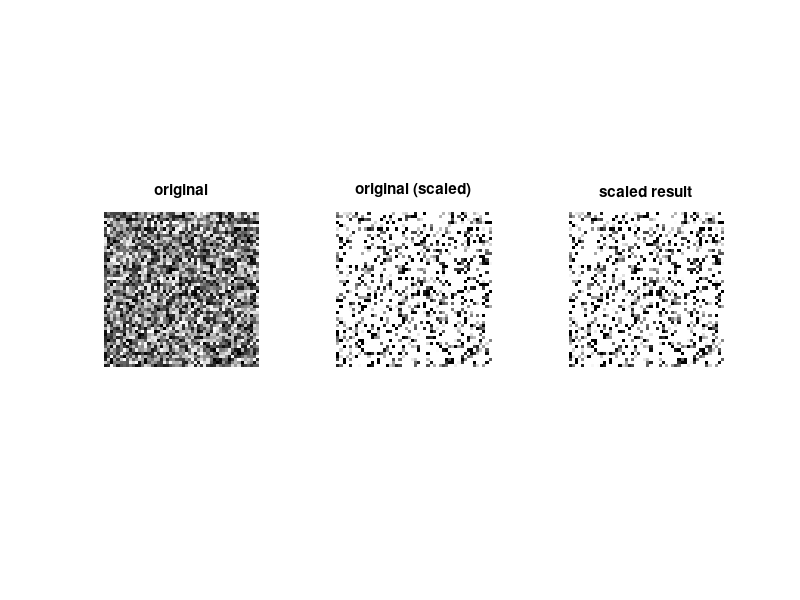

Write the MATLAB code that produced this figure.

A=uint8(randi(255,[64,64]))
imshow(A)
IM=uint8(randi(255,50,50));%generate 'image'
a=20;b=80;%define upper and lower bound
IMsc=double(IM);%make sure it is a double
IMsc=(IMsc-a)/(b-a);
IMsc(IMsc<0)=0;IMsc(IMsc>1)=1;
figure(1),clf(1)
subplot(1,3,1)
imshow(IM,[])
title('original')
subplot(1,3,2)
imshow(IM,[a b])
title('original (scaled)')
subplot(1,3,3)
imshow(IMsc,[])
title('scaled result')